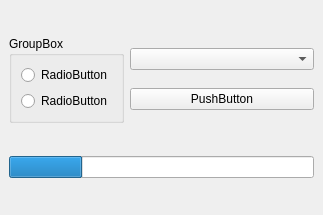
<?xml version="1.0" encoding="UTF-8"?>
<ui version="4.0">
 <class>MainWindow</class>
 <widget class="QMainWindow" name="MainWindow">
  <property name="geometry">
   <rect>
    <x>0</x>
    <y>0</y>
    <width>323</width>
    <height>215</height>
   </rect>
  </property>
  <property name="windowTitle">
   <string>MainWindow</string>
  </property>
  <widget class="QWidget" name="centralwidget">
   <layout class="QGridLayout" name="gridLayout">
    <item row="0" column="0">
     <widget class="QGroupBox" name="grB_bands">
      <property name="title">
       <string>GroupBox</string>
      </property>
      <layout class="QVBoxLayout" name="verticalLayout_2">
       <item>
        <widget class="QRadioButton" name="rb_band1">
         <property name="text">
          <string>RadioButton</string>
         </property>
        </widget>
       </item>
       <item>
        <widget class="QRadioButton" name="rb_band2">
         <property name="text">
          <string>RadioButton</string>
         </property>
        </widget>
       </item>
      </layout>
     </widget>
    </item>
    <item row="0" column="1" colspan="2">
     <layout class="QVBoxLayout" name="verticalLayout">
      <item>
       <widget class="QComboBox" name="cBox_tracks"/>
      </item>
      <item>
       <widget class="QPushButton" name="pb_progress">
        <property name="text">
         <string>PushButton</string>
        </property>
       </widget>
      </item>
     </layout>
    </item>
    <item row="3" column="0" colspan="3">
     <widget class="QProgressBar" name="progressBar">
      <property name="value">
       <number>24</number>
      </property>
      <property name="textVisible">
       <bool>false</bool>
      </property>
      <property name="textDirection">
       <enum>QProgressBar::TopToBottom</enum>
      </property>
     </widget>
    </item>
   </layout>
  </widget>
  <widget class="QMenuBar" name="menubar">
   <property name="geometry">
    <rect>
     <x>0</x>
     <y>0</y>
     <width>323</width>
     <height>21</height>
    </rect>
   </property>
  </widget>
 </widget>
 <resources/>
 <connections/>
</ui>
